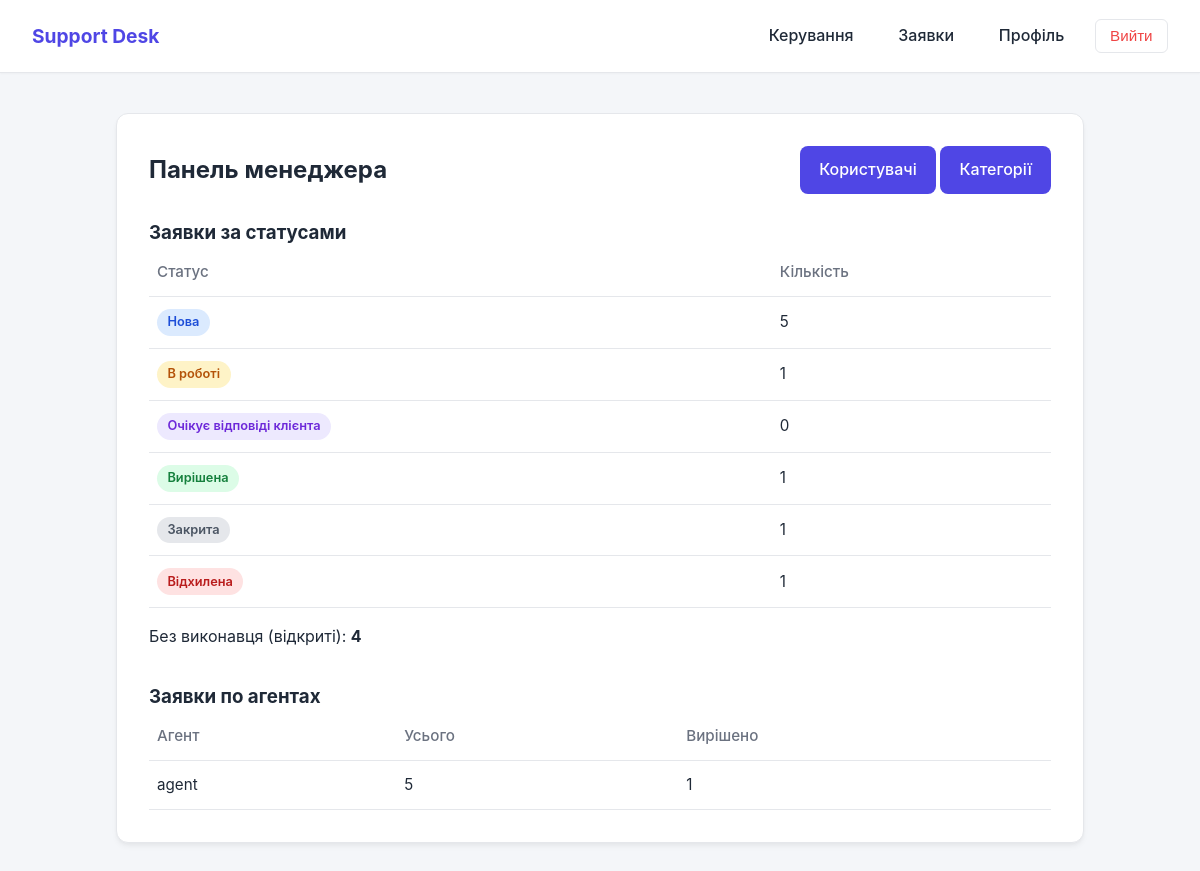
The page /manage/ (signed in) on the database its author committed.
### applications/accounts/models.py (models this page shows, shortened)
class User(AbstractUser):
    class Role(models.TextChoices):
        CLIENT = 'client', 'Client'
        AGENT = 'agent', 'Agent'
        MANAGER = 'manager', 'Manager'
    role = models.CharField(
        max_length=20,
        choices=Role.choices,
        default=Role.CLIENT,
        verbose_name='Роль',
    )

### applications/manageboard/views.py (the view)
# urls.py: path('', views.dashboard_view, name='manage_dashboard'),
@manager_required
def dashboard_view(request):
    context = {
        'status_stats': get_status_stats(),
        'agent_stats': get_agent_stats(),
        'unassigned_count': get_unassigned_count(),
    }
    return render(request, 'manageboard/dashboard.html', context)

### applications/manageboard/selectors/manage_selectors.py (called while the page is built)
def get_status_stats():
    counts = dict(
        Ticket.objects.values_list('status').annotate(c=Count('id'))
    )
    return [
        {'value': value, 'label': label, 'count': counts.get(value, 0)}
        for value, label in Ticket.Status.choices
    ]

def get_agent_stats():
    return User.objects.filter(role=User.Role.AGENT).annotate(
        total=Count('assigned_tickets'),
        resolved=Count(
            'assigned_tickets',
            filter=Q(assigned_tickets__status=Ticket.Status.RESOLVED),
        ),
    ).order_by('username')

def get_unassigned_count():
    return Ticket.objects.filter(assignee__isnull=True).exclude(
        status__in=(Ticket.Status.CLOSED, Ticket.Status.REJECTED)
    ).count()

### applications/manageboard/templates/manageboard/dashboard.html
{% extends 'applications/base.html' %}
{% block content %}
<div class="card card-wide">
    <div class="page-header">
        <h2>Панель менеджера</h2>
        <div>
            <a href="{% url 'manage_users' %}" class="btn-primary">Користувачі</a>
            <a href="{% url 'manage_categories' %}" class="btn-primary">Категорії</a>
        </div>
    </div>
    <h3>Заявки за статусами</h3>
    <table class="table">
        <thead><tr><th>Статус</th><th>Кількість</th></tr></thead>
        <tbody>
            {% for s in status_stats %}
            <tr>
                <td><span class="badge badge-{{ s.value }}">{{ s.label }}</span></td>
                <td>{{ s.count }}</td>
            </tr>
            {% endfor %}
        </tbody>
    </table>
    <p style="margin-top:1rem">Без виконавця (відкриті): <strong>{{ unassigned_count }}</strong></p>
    <h3 style="margin-top:2rem">Заявки по агентах</h3>
    {% if agent_stats %}
    <table class="table">
        <thead><tr><th>Агент</th><th>Усього</th><th>Вирішено</th></tr></thead>
        <tbody>
            {% for agent in agent_stats %}
            <tr>
                <td>{{ agent.username }}</td>
                <td>{{ agent.total }}</td>
                <td>{{ agent.resolved }}</td>
            </tr>
            {% endfor %}
        </tbody>
    </table>
    {% else %}
        <p class="empty">Агентів поки немає</p>
    {% endif %}
</div>
{% endblock %}

### rows shown on the page
User: username "agent", total "5", resolved "1"

### other values the page prints
{{ s.label }} "Нова" "В роботі" "Очікує відповіді клієнта" "Вирішена" "Закрита" "Відхилена"
{{ s.count }} "5" "1" "0" "1" "1" "1"
{{ unassigned_count }} "4"
